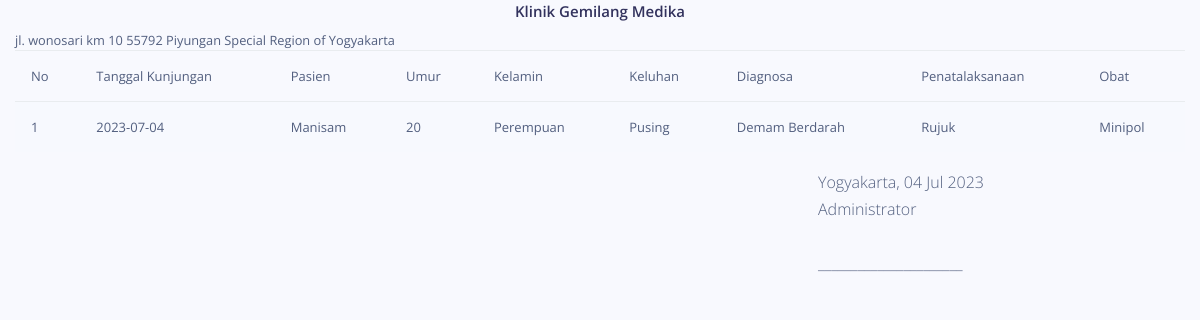
The app's page /index.php/admin/kunjungan/laporan with its own data.
### tables this page shows
CREATE TABLE `resep_obat` (
  `id_resep` int(11) NOT NULL,
  `id_berobat` int(11) NOT NULL,
  `id_obat` int(11) NOT NULL
);

CREATE TABLE `berobat` (
  `id_berobat` int(11) NOT NULL,
  `id_pasien` int(11) NOT NULL,
  `id_dokter` int(11) NOT NULL,
  `tgl_berobat` date NOT NULL,
  `keluhan` text NOT NULL,
  `diagnosa` varchar(100) NOT NULL,
  `penatalaksaan` enum('Rawat Jalan','Rawat Inap','Rujuk','Lainnya') NOT NULL
);

CREATE TABLE `pasien` (
  `id_pasien` int(11) NOT NULL,
  `nama_pasien` varchar(50) NOT NULL,
  `jk_pasien` enum('L','P') NOT NULL,
  `umur_pasien` int(11) NOT NULL
);

CREATE TABLE `obat` (
  `id_obat` int(11) NOT NULL,
  `nama_obat` varchar(80) NOT NULL
);

### application/controllers/admin/Kunjungan.php (called while the page is built, shortened)
<?php
class Kunjungan extends CI_Controller
{
	public function __construct()
	{
		$this->load->model('Kunjungan_m');
		$this->load->model('Dokter_m');
		$this->load->model('Pasien_m');
		$this->load->model('Obat_m');
		$this->load->library('form_validation');
	}
	public function laporan()
	{
		$data['title'] = 'Laporan Kunjungan/Berobat';
		$data['kunjungan'] = $this->Kunjungan_m->get_kunjungan('resep_obat')->result_array();
		$this->load->view('layout/header', $data);
		$this->load->view('admin/laporan/laporan_kunjungan');
		$this->load->view('layout/footer');
	}
}

### index.php (called while the page is built, shortened)
<?php
require_once BASEPATH.'core/CodeIgniter.php';

### application/models/Kunjungan_m.php (called while the page is built, shortened)
<?php
class Kunjungan_m extends CI_Model
{
    public function get_kunjungan($table)
	{
		$this->db->join("berobat", "berobat.id_berobat = $table.id_berobat");
		$this->db->join("obat", "obat.id_obat = $table.id_obat");
		$this->db->join("pasien", "pasien.id_pasien = berobat.id_pasien");
		$this->db->join("dokter", "dokter.id_dokter = berobat.id_dokter");
		return $this->db->get($table);
	}
}

### application/views/admin/laporan/laporan_kunjungan.php (the view, shortened to what this page needs)
<div class="container-fluid">
  <h4 class="text-center">Klinik Gemilang Medika</h4>
  <small class="text-center">jl. wonosari km 10 55792 Piyungan Special Region of Yogyakarta</small>
  <div class="row">
    <div class="col-md">
      <table class="table table-striped">
        <thead>
          <tr>
            <td>No</td>
            <td>Tanggal Kunjungan</td>
            <td>Pasien</td>
            <td>Umur</td>
            <td>Kelamin</td>
            <td>Keluhan</td>
            <td>Diagnosa</td>
            <td>Penatalaksanaan</td>
            <td>Obat</td>
          </tr>
        </thead>
        <tbody>
          <?php $no = 1;
          foreach ($kunjungan as $u) : ?>
            <tr>
              <td><?= $no++; ?></td>
              <td><?= $u['tgl_berobat']; ?></td>
              <td><?= $u['nama_pasien']; ?></td>
              <td><?= $u['umur_pasien']; ?></td>
              <td><?= $u['jk_pasien'] == 'L' ? 'Laki-Laki' : 'Perempuan'; ?></td>
              <td><?= $u['keluhan']; ?></td>
              <td><?= $u['diagnosa']; ?></td>
              <td><?= $u['penatalaksaan']; ?></td>
              <td><?= $u['nama_obat']; ?></td>
            </tr>
          <?php endforeach; ?>
        </tbody>
      </table>
    </div>
  </div>
  <div class="row">
    <div class="col-md-4 offset-md-8">
      <table>
        <tr>
          <td></td>
          <td>
            <?php $tgl = date_create(date('d-m-Y')); ?>
            <p>Yogyakarta, <?= date_format($tgl, 'd M Y'); ?>
              <br>
              Administrator <br><br>
              ______________________
            </p>
          </td>
        </tr>
      </table>
    </div>
  </div>
</div>

### records on screen
resep_obat: id_berobat.tgl_berobat "2023-07-04", pasien.nama_pasien "Manisam", pasien.umur_pasien "20", id_berobat.keluhan "Pusing", id_berobat.diagnosa "Demam Berdarah", id_berobat.penatalaksaan "Rujuk", id_obat.nama_obat "Minipol"

### other values on screen
date_format($tgl, 'd M Y') "04 Jul 2023"
